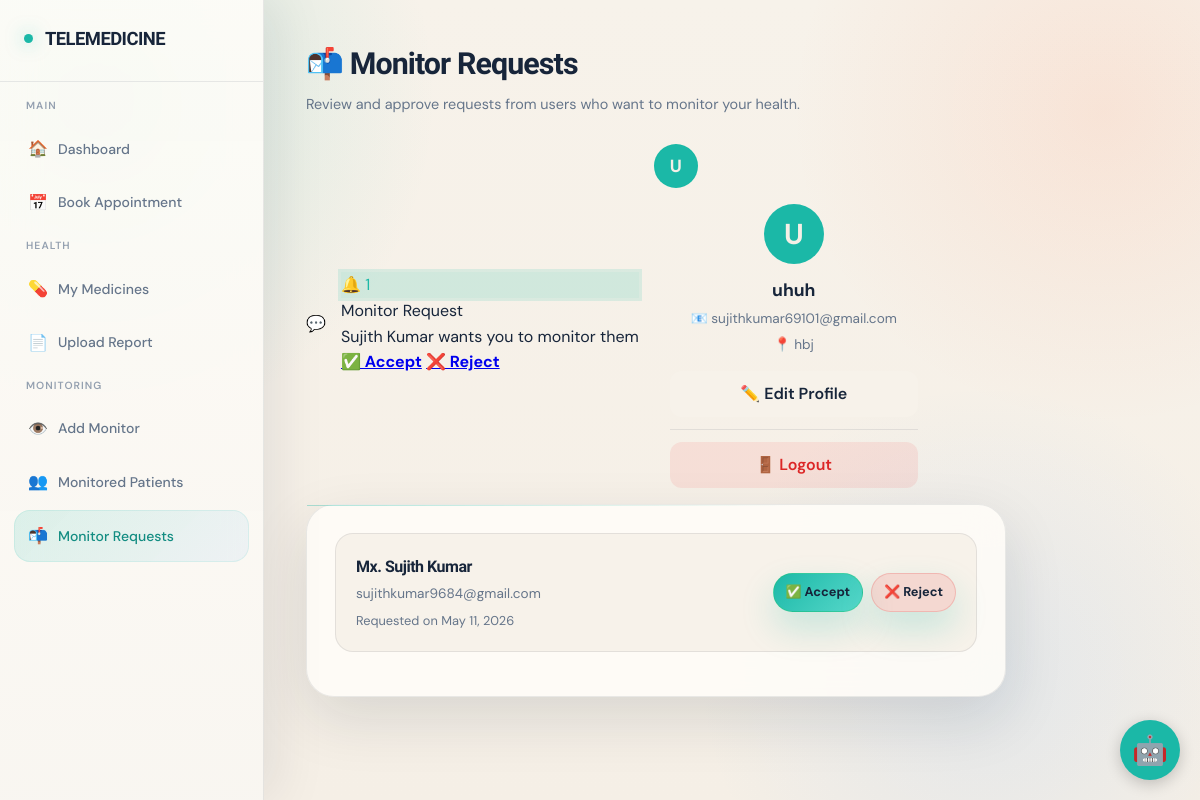
Page /patient/monitor_requests.php (signed in) on the committed database.
### tables this page shows
CREATE TABLE `monitor_requests` (
  `id` int(11) NOT NULL,
  `requester_id` int(11) NOT NULL,
  `requested_user_id` int(11) NOT NULL,
  `status` enum('pending','accepted','rejected') DEFAULT 'pending',
  `created_at` timestamp NOT NULL DEFAULT current_timestamp(),
  `updated_at` timestamp NOT NULL DEFAULT current_timestamp() ON UPDATE current_timestamp()
);

CREATE TABLE `patients` (
  `id` int(11) NOT NULL,
  `name` varchar(255) NOT NULL,
  `email` varchar(255) NOT NULL,
  `password` varchar(255) NOT NULL,
  `phone` varchar(20) DEFAULT NULL,
  `dob` date DEFAULT NULL,
  `gender` enum('Male','Female','Other') DEFAULT NULL,
  `address` text DEFAULT NULL,
  `created_at` timestamp NOT NULL DEFAULT current_timestamp(),
  `profile_picture` varchar(255) DEFAULT NULL
);

### patient/monitor_core.php (called while the page is built, shortened)
<?php
function getDismissedChatNotificationIds(int $user_id): array {
    $dismissed = $_SESSION['dismissed_chat_notifications'][$user_id] ?? [];
    return array_values(array_unique(array_map('intval', $dismissed)));
}
function getUnreadChatNotificationCount(mysqli $conn, int $user_id, bool $includeDismissed = false): int {
    $sql = "
        SELECT COUNT(DISTINCT sender_id) AS unread_chat_count
        FROM messages
        WHERE receiver_id = ? AND receiver_role = 'patient' AND sender_role = 'patient' AND is_read = 0
    ";
    $stmt = $conn->prepare($sql);
    $stmt->bind_param("i", $user_id);
    $stmt->execute();
    return (int)($stmt->get_result()->fetch_assoc()['unread_chat_count'] ?? 0);
}
function getPendingNotificationCount(mysqli $conn, int $user_id): int {
    $count = 0;
    $stmt1 = $conn->prepare("SELECT COUNT(*) FROM monitor_requests WHERE requested_user_id = ? AND status = 'pending'");
    if ($stmt1) {
        $stmt1->bind_param("i", $user_id);
        $stmt1->execute();
        $count += $stmt1->get_result()->fetch_row()[0];
    }
    $stmt2 = $conn->prepare("SELECT COUNT(*) FROM report_share_requests WHERE patient_id = ? AND status = 'pending'");
    if ($stmt2) {
        $stmt2->bind_param("i", $user_id);
        $stmt2->execute();
        $count += $stmt2->get_result()->fetch_row()[0];
    }
    $stmt3 = $conn->prepare("SELECT COUNT(*) FROM friend_requests WHERE receiver_id = ? AND status = 'pending'");
    if ($stmt3) {
        $stmt3->bind_param("i", $user_id);
        $stmt3->execute();
        $count += $stmt3->get_result()->fetch_row()[0];
    }
    $count += getUnreadChatNotificationCount($conn, $user_id);
    $stmt4 = $conn->prepare("SELECT COUNT(*) FROM user_notifications WHERE user_id = ? AND is_read = 0");
    if ($stmt4) {
        $stmt4->bind_param("i", $user_id);
        $stmt4->execute();
        $count += $stmt4->get_result()->fetch_row()[0];
    }
    return $count;
}
function getPendingNotifications(mysqli $conn, int $user_id): array {
    $notifications = [];
    $stmt1 = $conn->prepare("
        SELECT mr.id, p.name as sender_name, p.gender, 'monitor' as type, mr.created_at
        FROM monitor_requests mr
        JOIN patients p ON mr.requester_id = p.id
        WHERE mr.requested_user_id = ? AND mr.status = 'pending'
        ORDER BY mr.created_at DESC
    ");
    if ($stmt1) {
        $stmt1->bind_param("i", $user_id);
        $stmt1->execute();
        $res1 = $stmt1->get_result();
        while ($row = $res1->fetch_assoc()) {
            $pronoun = ($row['gender'] === 'male') ? 'him' : (($row['gender'] === 'female') ? 'her' : 'them');
            $notifications[] = [
                'id' => $row['id'],
                'title' => 'Monitor Request',
                'desc' => $row['sender_name'] . ' wants you to monitor ' . $pronoun,
                'type' => 'monitor',
                'time' => $row['created_at'],
                'param' => 'accept',
                'reject_param' => 'reject'
            ];
        }
    }
    $stmt2 = $conn->prepare("
        SELECT rsr.id, COALESCE(p.name, d.name) as sender_name, r.report_name, rsr.created_at
        FROM report_share_requests rsr
        JOIN reports r ON rsr.report_id = r.id
        LEFT JOIN patients p ON rsr.requester_role = 'monitor' AND rsr.requester_id = p.id
        LEFT JOIN doctors d ON rsr.requester_role = 'doctor' AND rsr.requester_id = d.id
        WHERE rsr.patient_id = ? AND rsr.status = 'pending'
        ORDER BY rsr.created_at DESC
    ");
    if ($stmt2) {
        $stmt2->bind_param("i", $user_id);
        $stmt2->execute();
        $res2 = $stmt2->get_result();
    }
    $stmt3 = $conn->prepare("
        SELECT fr.id, u.name as sender_name, fr.created_at
        FROM friend_requests fr
        JOIN users u ON fr.sender_id = u.id AND fr.sender_role = u.role
        WHERE fr.receiver_id = ? AND fr.status = 'pending'
        ORDER BY fr.created_at DESC
    ");
    if ($stmt3) {
        $stmt3->bind_param("i", $user_id);
        $stmt3->execute();
        $res3 = $stmt3->get_result();
    }
    $stmt5 = $conn->prepare("
        SELECT m.sender_id, u.name as sender_name, COUNT(*) as msg_count
        FROM messages m
        JOIN users u ON m.sender_id = u.id AND m.sender_role = u.role
        WHERE m.receiver_id = ? AND m.receiver_role = 'patient' AND m.sender_role = 'patient' AND m.is_read = 0
        GROUP BY m.sender_id
    ");
    if ($stmt5) {
        $stmt5->bind_param("i", $user_id);
        $stmt5->execute();
        $res5 = $stmt5->get_result();
    }
    $stmt4 = $conn->prepare("
        SELECT id, title, message, created_at
        FROM user_notifications
        WHERE user_id = ? AND is_read = 0
        ORDER BY created_at DESC
    ");
    if ($stmt4) {
        $stmt4->bind_param("i", $user_id);
        $stmt4->execute();
        $res4 = $stmt4->get_result();
    }
    return $notifications;
}
?>

### patient/monitor_requests.php (the view, shortened to what this page needs)
<?php
require_once("../config/db.php");
$user_id = $_SESSION['user_id'];
$conn->query("CREATE TABLE IF NOT EXISTS monitor_requests (
    id INT AUTO_INCREMENT PRIMARY KEY,
    requester_id INT NOT NULL,
    requested_user_id INT NOT NULL,
    status ENUM('pending', 'accepted', 'rejected') DEFAULT 'pending',
    created_at TIMESTAMP DEFAULT CURRENT_TIMESTAMP,
    updated_at TIMESTAMP DEFAULT CURRENT_TIMESTAMP ON UPDATE CURRENT_TIMESTAMP,
    UNIQUE KEY unique_request (requester_id, requested_user_id)
)");
$requests = $conn->query("SELECT mr.id, p.id as requester_id, p.name, p.email, p.gender, mr.created_at FROM monitor_requests mr JOIN patients p ON mr.requester_id=p.id WHERE mr.requested_user_id='$user_id' AND mr.status='pending' ORDER BY mr.created_at DESC");
require_once("monitor_core.php");
$notifCount = getPendingNotificationCount($conn, $user_id);
$notifications = getPendingNotifications($conn, $user_id);
$chatNotifCount = getUnreadChatNotificationCount($conn, $user_id, true);
$acc_stmt = $conn->prepare("SELECT name, email, address, profile_picture FROM patients WHERE id = ?");
$acc_stmt->bind_param("i", $user_id);
$acc_stmt->execute();
$user_data_acc = $acc_stmt->get_result()->fetch_assoc();
$user_name_acc = $user_data_acc['name'] ?? $_SESSION['name'];
$user_email_acc = $user_data_acc['email'] ?? 'N/A';
$user_address_acc = !empty($user_data_acc['address']) ? $user_data_acc['address'] : 'Not provided';
$user_pic_acc = $user_data_acc['profile_picture'] ?? null;
?>
<!DOCTYPE html><html lang="en"><head>
<link rel="stylesheet" href="../css/ui-refresh.css">
</head><body>
<div class="page-bg"></div>
<div class="layout">
<aside class="sidebar">
    <a href="dashboard.php" class="sidebar-logo"><div class="logo-dot"></div><span class="logo-text">TELEMEDICINE</span></a>
    <div class="nav-section"><div class="nav-section-label">Main</div>
        <a href="dashboard.php" class="nav-link"><span class="nav-icon">🏠</span> Dashboard</a>
        <a href="book_appointment.php" class="nav-link"><span class="nav-icon">📅</span> Book Appointment</a>
    </div>
    <div class="nav-section"><div class="nav-section-label">Health</div>
        <a href="checklist.php" class="nav-link"><span class="nav-icon">💊</span> My Medicines</a>
        <a href="upload_report.php" class="nav-link"><span class="nav-icon">📄</span> Upload Report</a>
    </div>
    <div class="nav-section"><div class="nav-section-label">Monitoring</div>
        <a href="add_monitor.php" class="nav-link"><span class="nav-icon">👁️</span> Add Monitor</a>
        <a href="monitor_view.php" class="nav-link"><span class="nav-icon">👥</span> Monitored Patients</a>
        <a href="monitor_requests.php" class="nav-link active"><span class="nav-icon">📬</span> Monitor Requests</a>
    </div>
</aside>
<main class="main">
<div class="chatbot-fab" id="chatbotFab">
    <span>🤖</span>
</div>
    <div class="page-header">
        <h1>📬 Monitor Requests</h1>
        <p>Review and approve requests from users who want to monitor your health.</p>
    </div>
    <div style="max-width:700px;">
        <div class="notif-container" style="display:flex; gap:15px; align-items:center;">
            <a href="friends.php" class="notif-btn" style="text-decoration:none; position:relative; <?php echo $chatNotifCount > 0 ? 'background:rgba(14,184,160,0.16); border-color:var(--teal); color:var(--teal); box-shadow:0 0 0 3px rgba(14,184,160,0.12);' : ''; ?>" title="Friends & Chat">💬<?php if($chatNotifCount > 0): ?><span class="notif-badge"><?php echo $chatNotifCount; ?></span><?php endif; ?></a>
            <div style="position:relative; display:inline-block;">
                <div class="notif-btn" id="notifBtn" style="<?php echo $notifCount > 0 ? 'background:rgba(14,184,160,0.16); border-color:var(--teal); color:var(--teal); box-shadow:0 0 0 3px rgba(14,184,160,0.12);' : ''; ?>">🔔 <?php if($notifCount > 0): ?><span class="notif-badge"><?php echo $notifCount; ?></span><?php endif; ?></div>
                <div class="notif-dropdown" id="notifDropdown">
                    <div class="notif-list">
                        <?php if(!empty($notifications)): foreach($notifications as $n): ?>
                            <div class="notif-item">
                                <div class="notif-item-title"><?php echo htmlspecialchars($n['title']); ?></div>
                                <div class="notif-item-desc"><?php echo htmlspecialchars($n['desc']); ?></div>
                                <div class="notif-actions">
                                    <?php if(($n['type'] ?? '') === 'chat' || ($n['type'] ?? '') === 'info'): ?>
                                        <a href="?<?php echo $n['param']; ?>=<?php echo $n['id']; ?>" class="notif-btn-sm notif-btn-accept" style="width:100%; text-align:center;">Dismiss</a>
                                    <?php else: ?>
                                        <a href="?<?php echo $n['param']; ?>=<?php echo $n['id']; ?>" class="notif-btn-sm notif-btn-accept">✅ Accept</a>
                                        <a href="?<?php echo $n['reject_param']; ?>=<?php echo $n['id']; ?>" class="notif-btn-sm notif-btn-reject">❌ Reject</a>
                                    <?php endif; ?>
                                </div>
                            </div>
                        <?php endforeach; else: ?>
                            <div style="padding:20px; text-align:center; color:var(--muted); font-size:0.85rem;">No new notifications</div>
                        <?php endif; ?>
                    </div>
                </div>
            </div>
            <div style="position:relative; display:inline-block;">
                <div class="notif-btn" id="accountBtn" style="border-radius:50%; width:44px; height:44px; justify-content:center; padding:0; background:<?php echo $user_pic_acc ? 'var(--teal-glow)' : 'var(--teal)'; ?>; color:var(--navy); border:1px solid rgba(14,184,160,0.3); overflow:hidden; display:flex; align-items:center; font-weight:700; font-size:1.1rem;">
                    <?php if ($user_pic_acc): ?>
                        <img src="../<?php echo htmlspecialchars($user_pic_acc); ?>" style="width:100%; height:100%; object-fit:cover; display:block;">
                    <?php else: ?>
                        <?php echo strtoupper(substr($user_name_acc, 0, 1)); ?>
                    <?php endif; ?>
                </div>
                <div class="notif-dropdown" id="accountDropdown" style="right:0; width:280px; padding:16px;">
                    <div style="text-align:center; margin-bottom:16px;">
                        <?php if ($user_pic_acc): ?>
                            <img src="../<?php echo htmlspecialchars($user_pic_acc); ?>" style="width:60px; height:60px; border-radius:50%; object-fit:cover; border:2px solid var(--teal); margin:0 auto 12px auto; display:block;">
                        <?php else: ?>
                            <div style="width:60px; height:60px; border-radius:50%; background:var(--teal); color:var(--navy); display:flex; align-items:center; justify-content:center; font-size:1.8rem; margin:0 auto 12px auto; font-weight:bold;">
                                <?php echo strtoupper(substr($user_name_acc, 0, 1)); ?>
                            </div>
                        <?php endif; ?>
                        <div style="font-size:1.1rem; font-weight:700; color:var(--white); margin-bottom:4px;"><?php echo htmlspecialchars($user_name_acc); ?></div>
                        <div style="font-size:0.85rem; color:var(--muted); margin-bottom:4px;">📧 <?php echo htmlspecialchars($user_email_acc); ?></div>
                        <div style="font-size:0.85rem; color:var(--muted);">📍 <?php echo htmlspecialchars($user_address_acc); ?></div>
                    </div>
                    <div style="margin-bottom: 8px;">
                        <a href="#" onclick="event.preventDefault(); hideAccountDropdown(); showEditProfileModal();" style="display:flex; align-items:center; justify-content:center; gap:8px; padding:10px; background:var(--navy-light); color:var(--white); text-decoration:none; border-radius:12px; font-weight:600; transition:0.2s;" onmouseover="this.style.background='var(--navy-mid)'" onmouseout="this.style.background='var(--navy-light)'">✏️ Edit Profile</a>
                    </div>
                    <div style="border-top:1px solid var(--border); padding-top:12px; margin-top:12px;">
                        <a href="../logout.php" style="display:flex; align-items:center; justify-content:center; gap:8px; padding:10px; background:rgba(239,68,68,0.1); color:var(--danger); text-decoration:none; border-radius:12px; font-weight:600; transition:0.2s;" onmouseover="this.style.background='rgba(239,68,68,0.2)'" onmouseout="this.style.background='rgba(239,68,68,0.1)'">🚪 Logout</a>
                    </div>
                </div>
            </div>
        </div>
        <div class="card">
            <?php if ($requests && $requests->num_rows > 0): ?>
                <?php while ($row = $requests->fetch_assoc()):
                    $created = date('M d, Y', strtotime($row['created_at']));
                    $title = ($row['gender'] === 'male') ? 'Mr.' : (($row['gender'] === 'female') ? 'Mrs.' : 'Mx.');
                ?>
                <div class="request-card">
                    <div class="request-info">
                        <h3><?php echo htmlspecialchars($title . ' ' . $row['name']); ?></h3>
                        <p><?php echo htmlspecialchars($row['email']); ?></p>
                        <p style="font-size:0.8rem;margin-top:6px;">Requested on <?php echo $created; ?></p>
                    </div>
                    <div class="request-actions">
                        <a href="monitor_requests.php?accept=<?php echo $row['id']; ?>" class="btn btn-success">✅ Accept</a>
                        <a href="monitor_requests.php?reject=<?php echo $row['id']; ?>" class="btn btn-danger">❌ Reject</a>
                    </div>
                </div>
                <?php endwhile; ?>
            <?php endif; ?>
        </div>
    </div>
</main>
</div>
</body>
</html>

### rows in the picture
monitor_requests: title "Monitor Request", desc "Sujith Kumar wants you to monitor them", patients.gender+name "Mx. Sujith Kumar", patients.email "sujithkumar9684@gmail.com", created_at "May 11, 2026"
patients: name "U", name "uhuh", email "sujithkumar69101@gmail.com", address "hbj"

### other values in the picture
$notifCount "1"
